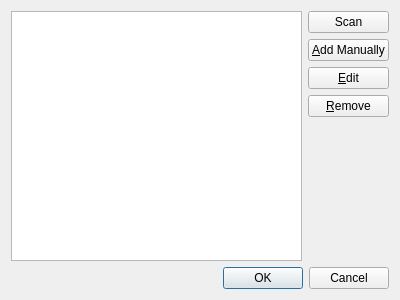
<?xml version="1.0" encoding="UTF-8"?>
<ui version="4.0">
 <class>ConfigureDevices</class>
 <widget class="QDialog" name="ConfigureDevices">
  <property name="windowModality">
   <enum>Qt::ApplicationModal</enum>
  </property>
  <property name="geometry">
   <rect>
    <x>0</x>
    <y>0</y>
    <width>400</width>
    <height>300</height>
   </rect>
  </property>
  <property name="windowTitle">
   <string>Hemera Static Targets</string>
  </property>
  <property name="windowIcon">
   <iconset resource="../images/images.qrc">
    <normaloff>:/icons/hemera.png</normaloff>:/icons/hemera.png</iconset>
  </property>
  <layout class="QVBoxLayout" name="verticalLayout">
   <item>
    <layout class="QHBoxLayout" name="horizontalLayout">
     <item>
      <widget class="QListWidget" name="targetsListWidget"/>
     </item>
     <item>
      <layout class="QVBoxLayout" name="verticalLayout_2">
       <item>
        <widget class="QPushButton" name="scanButton">
         <property name="text">
          <string>Scan</string>
         </property>
         <property name="icon">
          <iconset resource="../images/images.qrc">
           <normaloff>:/icons/list-add.png</normaloff>:/icons/list-add.png</iconset>
         </property>
        </widget>
       </item>
       <item>
        <widget class="QPushButton" name="addButton">
         <property name="text">
          <string>&amp;Add Manually</string>
         </property>
         <property name="icon">
          <iconset resource="../images/images.qrc">
           <normaloff>:/icons/list-add.png</normaloff>:/icons/list-add.png</iconset>
         </property>
        </widget>
       </item>
       <item>
        <widget class="QPushButton" name="editButton">
         <property name="text">
          <string>&amp;Edit</string>
         </property>
         <property name="icon">
          <iconset resource="../images/images.qrc">
           <normaloff>:/icons/document-edit.png</normaloff>:/icons/document-edit.png</iconset>
         </property>
        </widget>
       </item>
       <item>
        <widget class="QPushButton" name="removeButton">
         <property name="text">
          <string>&amp;Remove</string>
         </property>
         <property name="icon">
          <iconset resource="../images/images.qrc">
           <normaloff>:/icons/list-remove.png</normaloff>:/icons/list-remove.png</iconset>
         </property>
        </widget>
       </item>
       <item>
        <spacer name="verticalSpacer">
         <property name="orientation">
          <enum>Qt::Vertical</enum>
         </property>
         <property name="sizeHint" stdset="0">
          <size>
           <width>20</width>
           <height>40</height>
          </size>
         </property>
        </spacer>
       </item>
      </layout>
     </item>
    </layout>
   </item>
   <item>
    <widget class="QDialogButtonBox" name="actionButtonsBox">
     <property name="orientation">
      <enum>Qt::Horizontal</enum>
     </property>
     <property name="standardButtons">
      <set>QDialogButtonBox::Cancel|QDialogButtonBox::Ok</set>
     </property>
    </widget>
   </item>
  </layout>
 </widget>
 <resources>
  <include location="../images/images.qrc"/>
 </resources>
 <connections/>
</ui>
